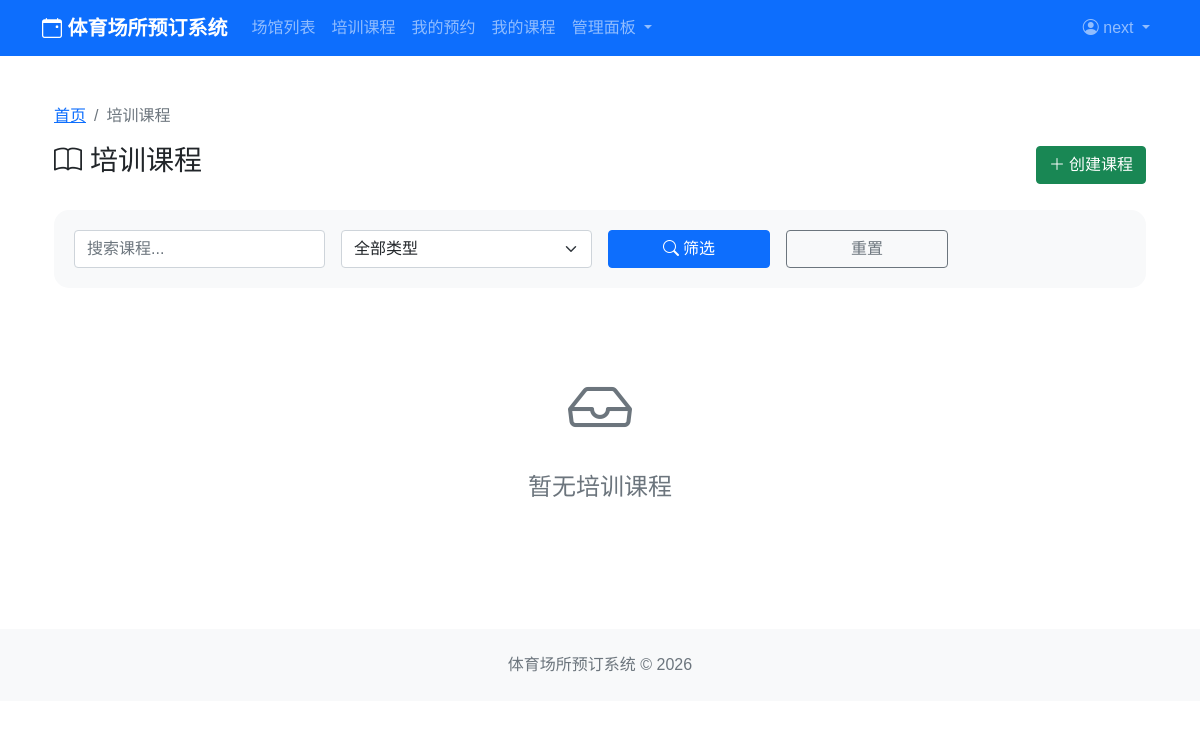
The app's page /courses/ (signed in), older data.
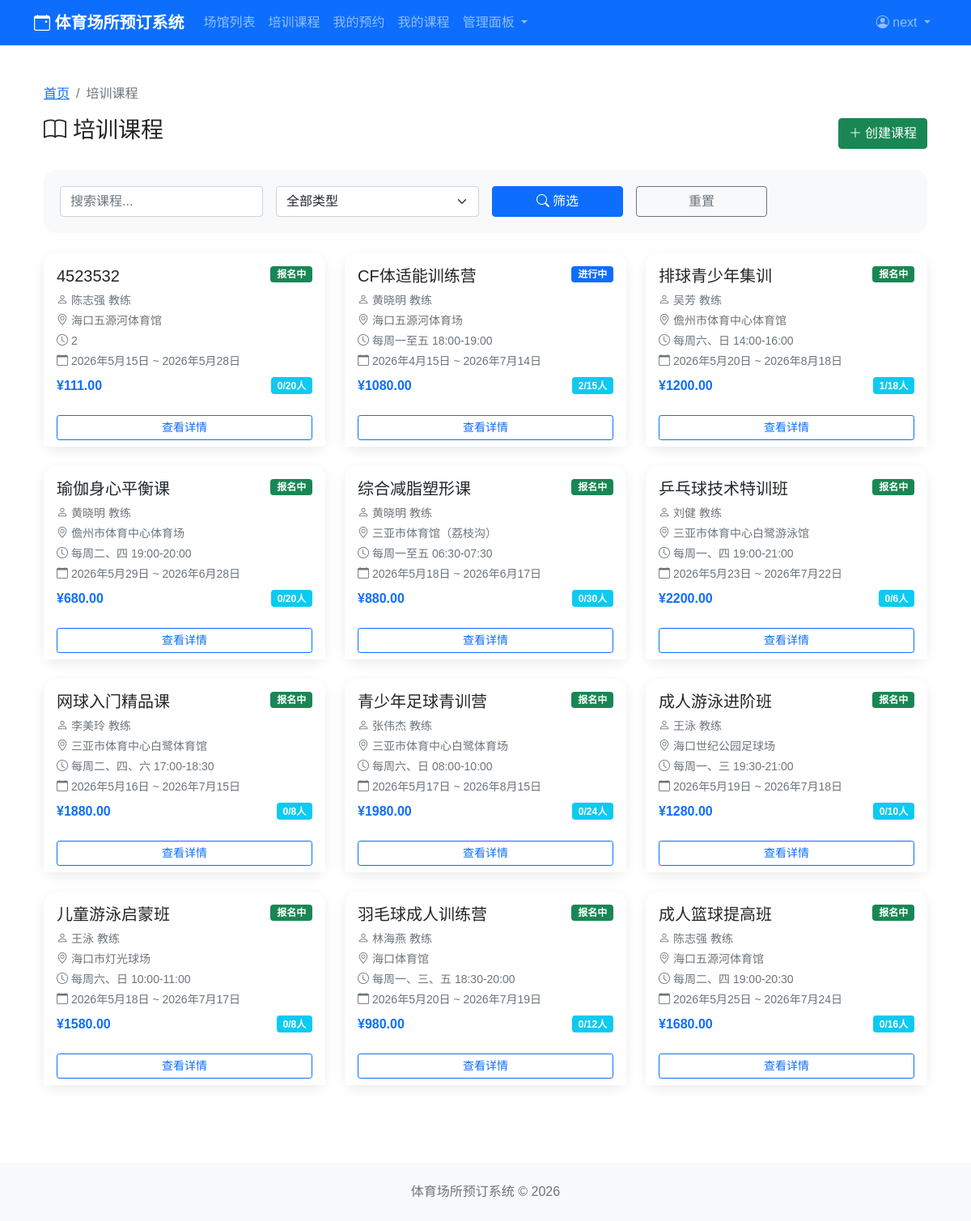
The same page, newer data.
### courses/models.py (models this page shows, shortened)
class Course(models.Model):
    COURSE_TYPE_CHOICES = (
        ('football', '足球'),
        ('basketball', '篮球'),
        ('tennis', '网球'),
        ('badminton', '羽毛球'),
        ('swimming', '游泳'),
        ('table_tennis', '乒乓球'),
        ('fitness', '健身'),
        ('other', '其他'),
    )
    STATUS_CHOICES = (
        ('enrolling', '报名中'),
        ('in_progress', '进行中'),
        ('completed', '已结课'),
        ('cancelled', '已取消'),
    )
    name = models.CharField(max_length=100, verbose_name='课程名称')
    coach = models.ForeignKey(Coach, on_delete=models.CASCADE, related_name='courses', verbose_name='授课教练')
    venue = models.ForeignKey(Venue, on_delete=models.CASCADE, related_name='courses', verbose_name='上课场馆')
    course_type = models.CharField(max_length=20, choices=COURSE_TYPE_CHOICES, verbose_name='课程类型')
    description = models.TextField(blank=True, verbose_name='课程描述')
    max_students = models.IntegerField(default=20, verbose_name='最大人数')
    price = models.DecimalField(max_digits=10, decimal_places=2, verbose_name='课程价格')
    start_date = models.DateField(verbose_name='开课日期')
    end_date = models.DateField(verbose_name='结课日期')
    schedule = models.CharField(max_length=200, verbose_name='上课时间')
    status = models.CharField(max_length=20, choices=STATUS_CHOICES, default='enrolling', verbose_name='状态')
    created_at = models.DateTimeField(auto_now_add=True, verbose_name='创建时间')
    updated_at = models.DateTimeField(auto_now=True, verbose_name='更新时间')
    class Meta:
        db_table = 'courses'
        verbose_name = '课程'
        verbose_name_plural = '课程'
        ordering = ['-created_at']
    @property
    def enrolled_count(self):
        return self.enrollments.filter(status='enrolled').count()

class Coach(models.Model):
    GENDER_CHOICES = (
        ('male', '男'),
        ('female', '女'),
    )
    STATUS_CHOICES = (
        ('active', '在职'),
        ('inactive', '离职'),
    )
    name = models.CharField(max_length=50, verbose_name='教练姓名')
    gender = models.CharField(max_length=10, choices=GENDER_CHOICES, verbose_name='性别')
    phone = models.CharField(max_length=20, verbose_name='联系电话')
    email = models.EmailField(blank=True, verbose_name='邮箱')
    avatar = models.ImageField(upload_to='coaches/', default='coaches/default.jpg', verbose_name='头像')
    speciality = models.CharField(max_length=200, verbose_name='擅长项目')
    description = models.TextField(blank=True, verbose_name='个人简介')
    experience = models.IntegerField(default=0, verbose_name='教龄(年)')
    certificate = models.CharField(max_length=200, blank=True, verbose_name='资质证书')
    status = models.CharField(max_length=20, choices=STATUS_CHOICES, default='active', verbose_name='状态')
    created_at = models.DateTimeField(auto_now_add=True, verbose_name='创建时间')
    updated_at = models.DateTimeField(auto_now=True, verbose_name='更新时间')
    class Meta:
        db_table = 'coaches'
        verbose_name = '教练'
        verbose_name_plural = '教练'

### venues/models.py (models this page shows, shortened)
class Venue(models.Model):
    VENUE_TYPE_CHOICES = (
        ('football', '足球场'),
        ('basketball', '篮球场'),
        ('tennis', '网球场'),
        ('badminton', '羽毛球场'),
        ('swimming', '游泳池'),
        ('table_tennis', '乒乓球室'),
        ('fitness', '健身房'),
        ('other', '其他'),
    )
    STATUS_CHOICES = (
        ('open', '开放'),
        ('closed', '关闭'),
        ('maintenance', '维护中'),
    )
    name = models.CharField(max_length=100, verbose_name='场馆名称')
    venue_type = models.CharField(max_length=20, choices=VENUE_TYPE_CHOICES, verbose_name='场馆类型')
    address = models.TextField(verbose_name='地址')
    description = models.TextField(blank=True, verbose_name='描述')
    image = models.ImageField(upload_to='venues/', blank=True, verbose_name='场馆图片')
    phone = models.CharField(max_length=20, verbose_name='联系电话')
    opening_hours = models.CharField(max_length=100, verbose_name='营业时间')
    price_per_hour = models.DecimalField(max_digits=10, decimal_places=2, verbose_name='每小时价格')
    status = models.CharField(max_length=20, choices=STATUS_CHOICES, default='open', verbose_name='状态')
    created_at = models.DateTimeField(auto_now_add=True, verbose_name='创建时间')
    updated_at = models.DateTimeField(auto_now=True, verbose_name='更新时间')
    class Meta:
        db_table = 'venues'
        verbose_name = '场馆'
        verbose_name_plural = '场馆'

### courses/views.py (the view)
# urls.py: path('', views.course_list, name='course_list'),
def course_list(request):
    courses = Course.objects.select_related('coach', 'venue').order_by('-created_at')
    course_type = request.GET.get('type')
    coach_id = request.GET.get('coach')
    status = request.GET.get('status')
    search = request.GET.get('search')
    if course_type:
        courses = courses.filter(course_type=course_type)
    if coach_id:
        courses = courses.filter(coach_id=coach_id)
    if status:
        courses = courses.filter(status=status)
    if search:
        courses = courses.filter(name__icontains=search)
    coaches = Coach.objects.filter(status='active')
    paginator = Paginator(courses, 12)
    page_number = request.GET.get('page')
    page_obj = paginator.get_page(page_number)
    return render(request, 'courses/course_list.html', {
        'page_obj': page_obj,
        'coaches': coaches,
        'current_type': course_type,
        'current_coach': coach_id,
        'current_status': status,
        'search': search
    })

### templates/courses/course_list.html (shortened to what this page needs)
{% extends 'base.html' %}
{% block content %}
<div class="container py-4">
    <nav aria-label="breadcrumb">
        <ol class="breadcrumb">
            <li class="breadcrumb-item"><a href="{% url 'home' %}">首页</a></li>
            <li class="breadcrumb-item active">培训课程</li>
        </ol>
    </nav>
    <div class="d-flex justify-content-between align-items-center mb-4">
        <h3><i class="bi bi-book me-2"></i>培训课程</h3>
        {% if user.user_type == 'coach' or user.user_type == 'admin' or user.is_staff %}
        <a href="{% url 'courses:course_create' %}" class="btn btn-success"><i class="bi bi-plus-lg me-1"></i>创建课程</a>
        {% endif %}
    </div>
    <div class="filter-bar">
        <form method="get" class="row g-3">
            <div class="col-md-3">
                <input type="text" name="search" class="form-control" placeholder="搜索课程..." value="{{ search|default:'' }}">
            </div>
            <div class="col-md-3">
                <select name="type" class="form-select">
                    <option value="">全部类型</option>
                </select>
            </div>
            <div class="col-md-2">
                <button type="submit" class="btn btn-primary w-100"><i class="bi bi-search me-1"></i>筛选</button>
            </div>
            <div class="col-md-2">
                <a href="{% url 'courses:course_list' %}" class="btn btn-outline-secondary w-100">重置</a>
            </div>
        </form>
    </div>
    <div class="row">
        {% for course in page_obj %}
        <div class="col-md-4 mb-4">
            <div class="card course-card h-100">
                <div class="card-body">
                    <span class="badge bg-{% if course.status == 'enrolling' %}success{% elif course.status == 'in_progress' %}primary{% else %}secondary{% endif %} float-end">{{ course.get_status_display }}</span>
                    <h5 class="card-title">{{ course.name }}</h5>
                    <p class="text-muted small mb-1"><i class="bi bi-person me-1"></i>{{ course.coach.name }} 教练</p>
                    <p class="text-muted small mb-1"><i class="bi bi-geo-alt me-1"></i>{{ course.venue.name }}</p>
                    <p class="text-muted small mb-1"><i class="bi bi-clock me-1"></i>{{ course.schedule }}</p>
                    <p class="text-muted small mb-2"><i class="bi bi-calendar me-1"></i>{{ course.start_date }} ~ {{ course.end_date }}</p>
                    <div class="d-flex justify-content-between align-items-center">
                        <span class="fw-bold text-primary">¥{{ course.price }}</span>
                        <span class="badge bg-info">{{ course.enrolled_count }}/{{ course.max_students }}人</span>
                    </div>
                </div>
                <div class="card-footer bg-white border-top-0">
                    <a href="{% url 'courses:course_detail' course.id %}" class="btn btn-outline-primary btn-sm w-100">查看详情</a>
                </div>
            </div>
        </div>
        {% empty %}
        <div class="col-12 text-center py-5">
            <i class="bi bi-inbox text-muted" style="font-size: 4rem;"></i>
            <h4 class="text-muted mt-3">暂无培训课程</h4>
        </div>
        {% endfor %}
    </div>
</div>
{% endblock %}

Row changes from the older to the newer data that the page shows:
added Course: status "报名中", name "4523532", coach.name "陈志强", venue.name "海口五源河体育馆", schedule "2", start_date "2026年5月15日", end_date "2026年5月28日", price "111.00", enrolled_count "0", max_students "20"
added Course: status "进行中", name "CF体适能训练营", coach.name "黄晓明", venue.name "海口五源河体育场", schedule "每周一至五 18:00-19:00", start_date "2026年4月15日", end_date "2026年7月14日", price "1080.00", enrolled_count "2", max_students "15"
added Course: status "报名中", name "排球青少年集训", coach.name "吴芳", venue.name "儋州市体育中心体育馆", schedule "每周六、日 14:00-16:00", start_date "2026年5月20日", end_date "2026年8月18日", price "1200.00", enrolled_count "1", max_students "18"
added Course: status "报名中", name "瑜伽身心平衡课", coach.name "黄晓明", venue.name "儋州市体育中心体育场", schedule "每周二、四 19:00-20:00", start_date "2026年5月29日", end_date "2026年6月28日", price "680.00", enrolled_count "0", max_students "20"
added Course: status "报名中", name "综合减脂塑形课", coach.name "黄晓明", venue.name "三亚市体育馆（荔枝沟）", schedule "每周一至五 06:30-07:30", start_date "2026年5月18日", end_date "2026年6月17日", price "880.00", enrolled_count "0", max_students "30"
added Course: status "报名中", name "乒乓球技术特训班", coach.name "刘健", venue.name "三亚市体育中心白鹭游泳馆", schedule "每周一、四 19:00-21:00", start_date "2026年5月23日", end_date "2026年7月22日", price "2200.00", enrolled_count "0", max_students "6"
added Course: status "报名中", name "网球入门精品课", coach.name "李美玲", venue.name "三亚市体育中心白鹭体育馆", schedule "每周二、四、六 17:00-18:30", start_date "2026年5月16日", end_date "2026年7月15日", price "1880.00", enrolled_count "0", max_students "8"
added Course: status "报名中", name "青少年足球青训营", coach.name "张伟杰", venue.name "三亚市体育中心白鹭体育场", schedule "每周六、日 08:00-10:00", start_date "2026年5月17日", end_date "2026年8月15日", price "1980.00", enrolled_count "0", max_students "24"
added Course: status "报名中", name "成人游泳进阶班", coach.name "王泳", venue.name "海口世纪公园足球场", schedule "每周一、三 19:30-21:00", start_date "2026年5月19日", end_date "2026年7月18日", price "1280.00", enrolled_count "0", max_students "10"
added Course: status "报名中", name "儿童游泳启蒙班", coach.name "王泳", venue.name "海口市灯光球场", schedule "每周六、日 10:00-11:00", start_date "2026年5月18日", end_date "2026年7月17日", price "1580.00", enrolled_count "0", max_students "8"
added Course: status "报名中", name "羽毛球成人训练营", coach.name "林海燕", venue.name "海口体育馆", schedule "每周一、三、五 18:30-20:00", start_date "2026年5月20日", end_date "2026年7月19日", price "980.00", enrolled_count "0", max_students "12"
added Course: status "报名中", name "成人篮球提高班", coach.name "陈志强", venue.name "海口五源河体育馆", schedule "每周二、四 19:00-20:30", start_date "2026年5月25日", end_date "2026年7月24日", price "1680.00", enrolled_count "0", max_students "16"
Text that changed along with them:
text no longer shown: "暂无培训课程"
